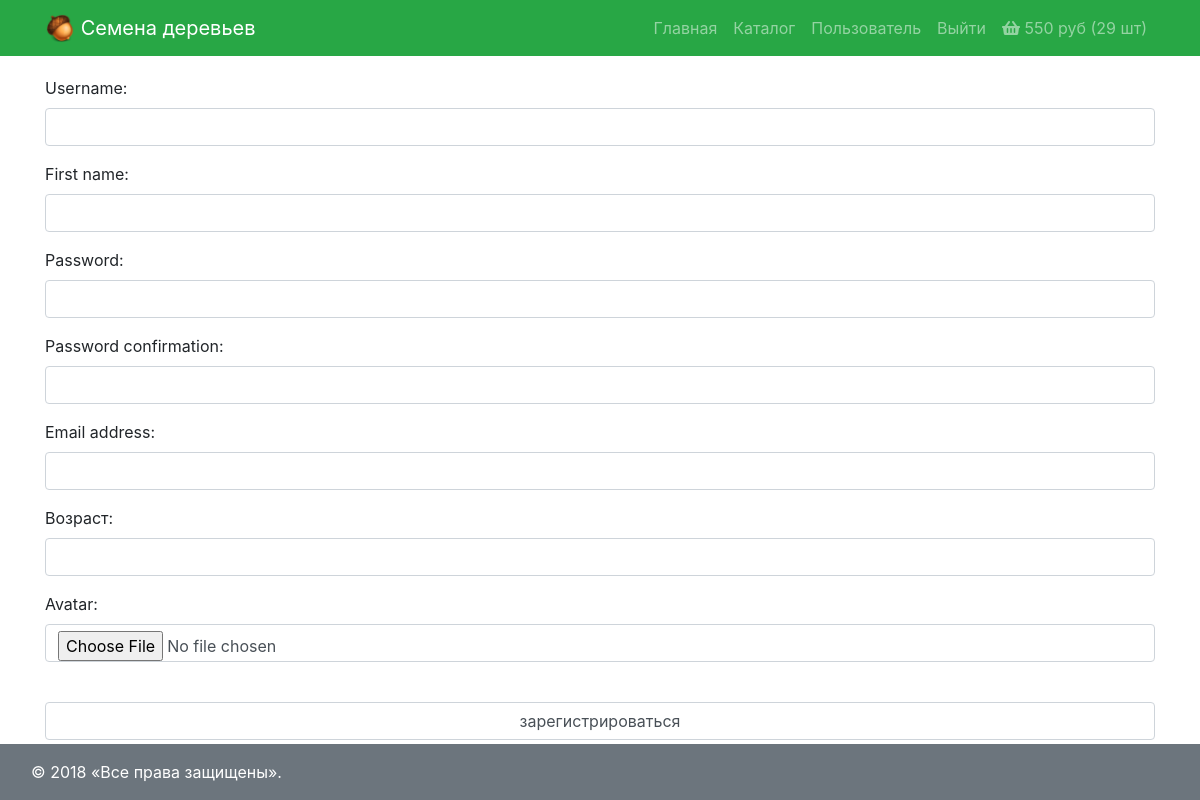
The page /user/register/ (signed in) on the database its author committed.
### apps/user/models.py (models this page shows)
class User(AbstractUser):
    avatar = models.ImageField(upload_to='avatars', blank=True)
    age = models.PositiveIntegerField(verbose_name='возраст')

### apps/order/models.py (models this page shows)
class Order(models.Model):
    user = models.ForeignKey(settings.AUTH_USER_MODEL, on_delete=models.CASCADE)
    product = models.ForeignKey(Product, on_delete=models.CASCADE)
    quantity = models.PositiveIntegerField(verbose_name='количество', default=0)
    add_datetime = models.DateTimeField(verbose_name='время', auto_now_add=True)
    @property
    def product_cost(self):
        return self.product.price * self.quantity
    @property
    def total_quantity(self):
        _items = Order.objects.filter(user=self.user)
        _totalquantity = sum(list(map(lambda x: x.quantity, _items)))
        return _totalquantity
    @property
    def total_cost(self):
        _items = Order.objects.filter(user=self.user)
        _totalcost = sum(list(map(lambda x: x.product_cost, _items)))
        return _totalcost

### apps/product/models.py (models this page shows, shortened)
class Product(models.Model):
    category = models.ForeignKey(Category, on_delete=models.CASCADE)
    name = models.CharField(verbose_name='имя продукта', max_length=128)
    image = models.ImageField(upload_to='images', blank=True)
    short_desc = models.CharField(verbose_name='кратко', max_length=1024, blank=True)
    description = models.TextField(verbose_name='подробно', blank=True)
    price = models.DecimalField(verbose_name='цена', max_digits=8, decimal_places=2, default=0)
    quantity = models.PositiveIntegerField(verbose_name='склад', default=0)

### apps/user/views.py (the view)
def register(request):
    title = 'регистрация'
    if request.method == 'POST':
        register_form = RegisterForm(request.POST, request.FILES)
        if register_form.is_valid():
            register_form.save()
            return HttpResponseRedirect(reverse('user:login'))
    else:
        register_form = RegisterForm()
    content = {'title': title, 'register_form': register_form}
    return render(request, 'user/register.html', content)

### apps/user/forms.py (shortened to what this page needs)
class RegisterForm(UserCreationForm):
    class Meta:
        model = User
        fields = ('username', 'first_name', 'password1', 'password2', 'email', 'age', 'avatar')
    def __init__(self, *args, **kwargs):
        super(RegisterForm, self).__init__(*args, **kwargs)
        for field_name, field in self.fields.items():
            field.widget.attrs['class'] = 'form-control'
            field.help_text = ''

### apps/order/context_processors/header.py (called while the page is built)
def widget(request):
    return {'order': Order.objects.filter(user=request.user) if request.user.is_authenticated else []}

### templates/user/register.html (shortened to what this page needs)
{% extends 'layout.html' %}
{% load staticfiles %}
{% block content %}
    <form class="form-horizontal" action="{% url 'user:register' %}" method="post" enctype="multipart/form-data">
        {{ register_form.as_p }}<br>
        <input class="form-control" type="submit" value="зарегистрироваться">
    </form>
{% endblock %}

### templates/layout.html (shortened to what this page needs)
{% load staticfiles %}
<!DOCTYPE html>
<html lang="en">
<head>
    {% block css %}
        <link rel="stylesheet" type="text/css" href="{% static 'css/bootstrap.min.css' %}">
        <link rel="stylesheet" type="text/css" href="{% static 'css/style.css' %}">
        <link rel="stylesheet" href="https://use.fontawesome.com/releases/v5.3.1/css/all.css">
    {% endblock %}
</head>
<body>
<nav class="navbar navbar-expand-lg navbar-dark bg-success fixed-top">
    <div class="container">
        <a class="navbar-brand" href="{% url 'main' %}">
            <img src="{% static 'images/icon.png' %}" width="30" height="30" class="d-inline-block align-top" alt="">
            Семена деревьев
        </a>
        <div class="collapse navbar-collapse" id="navbarResponsive">
            <ul class="navbar-nav ml-auto">
                {% block menu %}
                    <li class="nav-item {% if request.resolver_match.url_name == 'main' %}active{% endif %}">
                        <a class="nav-link" href="{% url 'main' %}">Главная</a>
                    </li>
                    <li class="nav-item {% if request.resolver_match.namespace == 'product' %}active{% endif %}">
                        <a class="nav-link" href="{% url 'product:index' %}">Каталог</a>
                    </li>
                    {% if user.is_authenticated %}
                        <li><a href="{% url 'user:edit' %}" class="nav-link">{{ user.first_name|default:'Пользователь' }}</a></li>
                    {% endif %}
                    <li>
                        {% if user.is_authenticated %}
                            <a href="{% url 'user:logout' %}" class="nav-link">Выйти</a>
                        {% else %}
                            <a href="{% url 'user:login' %}" class="nav-link">Войти</a>
                        {% endif %}
                    </li>
                {% endblock %}
                <li>
                    <a href="{% url 'order:view' %}" class="nav-link">
                        <i class="fas fa-shopping-basket"></i>
                        <span>{% if order %}{{ order.0.total_cost|floatformat:0 }} руб ({{ order.0.total_quantity }} шт){% endif %}</span>
                    </a>
                </li>
            </ul>
        </div>
    </div>
</nav>
<div class="container">
    {% block content %}{% endblock %}
</div>
<footer class="fixed-bottom bg-secondary">
    {% block footer %}<div class="container text-white m-3">© 2018 «Все права защищены».</div>{% endblock %}
</footer>
</body>
</html>

### static/css/style.css (style rules this page uses)
body { padding-top: 74px; }
@media (min-width: 992px) { body { padding-top: 76px; } }

### rows shown on the page
User: first_name "Пользователь"
Order: user+product+quantity "550", user+quantity "29"
